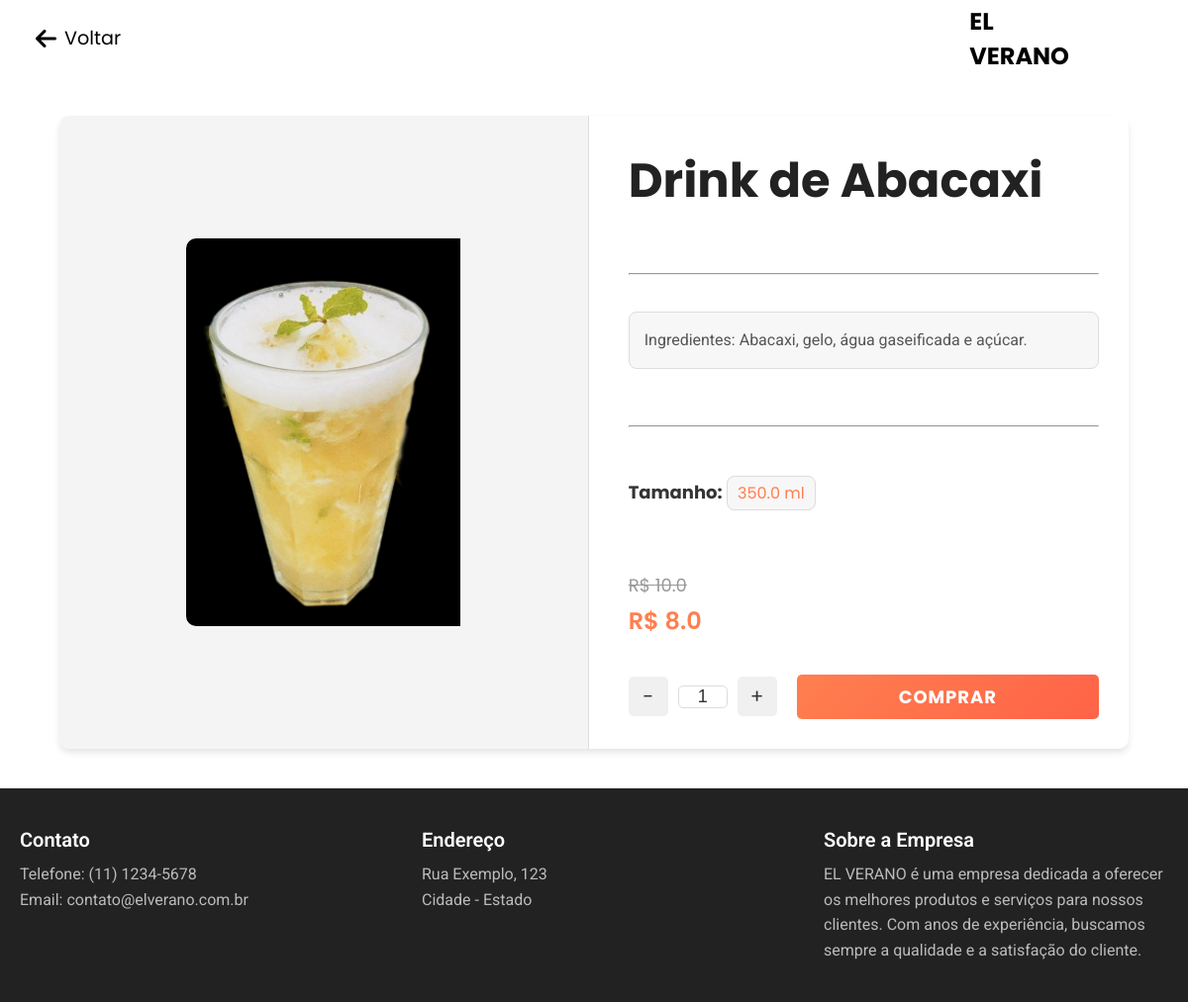
Screenshot of /item/4 with the database file from the repository.
### main.py (models this page shows)
class Produto(db.Model):
    id = db.Column(db.Integer, primary_key=True)
    nome = db.Column(db.String(100), nullable=False)
    descricao = db.Column(db.String(200), nullable=False)
    tamanho = db.Column(db.Float, nullable=False)
    preco = db.Column(db.Float, nullable=False)
    preco_desconto = db.Column(db.Float, nullable=True)
    image = db.Column(db.String(250), nullable=False)
    categoria = db.Column(db.String(50), nullable=False)  # Adicionando a categoria

### main.py (the view)
@app.route('/item/<int:id>')
def item(id):
    produto = Produto.query.get_or_404(id)
    return render_template('item.html', produto=produto)

### templates/item.html (shortened to what this page needs)
<!DOCTYPE html>
<html lang="en">
<head>
    <link rel="stylesheet" href="/static/header-item.css">
    <link rel="stylesheet" href="/static/main-item.css">
    <link rel="stylesheet" href="https://cdnjs.cloudflare.com/ajax/libs/font-awesome/6.7.2/css/all.min.css" />
</head>
<body>
    <header>
        <nav class="nav-bar">
            <div class="nav-left">
                <button class="back-button" onclick="window.location.href='/';">
                    <i class="fa-solid fa-arrow-left"></i> Voltar
                </button>
            </div>
            <div class="logo">
                <h1>EL <br>VERANO</h1>
            </div>
        </nav>
    </header>
    <main>
        <div class="container">
            <div class="div-img">
                <img src="/{{ produto.image }}" alt="{{ produto.nome }}">
            </div>
            <div class="div-texto">
                <div class="titulo">
                    <h1>{{ produto.nome }}</h1>
                </div>
                <hr>
                <div class="descricao">
                    <p>{{ produto.descricao }}</p>
                </div>
                <hr>
                <p class="tamanho"><strong>Tamanho:</strong> <span>{{ produto.tamanho }} ml</span></p>
                <div class="preco">
                    <span class="preco-original">R$ {{ produto.preco | round(2) }}</span>
                    <span class="preco-desconto">R$ {{ produto.preco_desconto | round(2) }}</span>
                </div>
                <div class="buttons">
                    <div class="quantidade-controls">
                        <button id="tirar" class="btn-control">-</button>
                        <input type="text" id="quantidade" value="1" readonly>
                        <button id="botar" class="btn-control">+</button>
                    </div>
                    <a href="{{ url_for('comprar', produto_id=produto.id) }}" class="btn btn-primary">Comprar</a>
                </div>
            </div>
        </div>
    </main>
    <footer>
        <div class="footer-container">
            <div class="footer-section">
                <h3>Contato</h3>
                <p>Telefone: (11) 1234-5678</p>
                <p>Email: contato@elverano.com.br</p>
            </div>
            <div class="footer-section">
                <h3>Endereço</h3>
                <p>Rua Exemplo, 123</p>
                <p>Cidade - Estado</p>
            </div>
            <div class="footer-section">
                <h3>Sobre a Empresa</h3>
                <p>EL VERANO é uma empresa dedicada a oferecer os melhores produtos e serviços para nossos clientes. Com anos de experiência, buscamos sempre a qualidade e a satisfação do cliente.</p>
            </div>
        </div>
    </footer>
</body>
</html>

### static/header-item.css (style rules this page uses)
:root { --cor-primaria: #fff; --cor-secundaria: #f9f9f9; --cor-terciaria: #000000; --cor-quartenaria: #ff7f50; --cor-buttons: linear-gradient(135deg, #ff7f50, #ff6347); --cor-buttons-houver: linear-gradient(135deg, #d2663e, #ef4629); --fonte-principal: 'Roboto', sans-serif; --fonte-secundaria: 'Poppins', sans-serif; }
* { padding: 0; margin: 0; box-sizing: border-box; }
header { position: sticky; top: 0; width: 100%; background-color: var(--cor-primaria); z-index: 3; }
.nav-bar { display: flex; justify-content: space-between; align-items: center; padding: 1.5rem 6rem; font-family: var(--fonte-secundaria); position: relative; }
.nav-left { display: flex; align-items: center; }
.back-button { font-family: var(--fonte-secundaria); background: none; border: none; font-size: 1.2rem; color: var(--cor-terciaria); cursor: pointer; display: flex; align-items: center; gap: 8px; transition: color 0.3s ease; position: relative; left: -60px; }
.back-button i { font-size: 1.5rem; }
.logo { display: flex; justify-content: flex-end; align-items: center; position: absolute; right: 10%; }
.logo h1 { color: var(--cor-terciaria); }

### static/main-item.css (style rules this page uses)
:root { --cor-primaria: #fff; --cor-secundaria: #f9f9f9; --cor-terciaria: #000000; --cor-quartenaria: #ff7f50; --cor-buttons: linear-gradient(135deg, #ff7f50, #ff6347); --cor-buttons-houver: linear-gradient(135deg, #d2663e, #ef4629); --fonte-principal: 'Roboto', sans-serif; --fonte-secundaria: 'Poppins', sans-serif; }
body { background-color: var(--cor-primaria); font-family: 'Roboto', sans-serif; margin: 0; padding: 0; color: #333; }
.container { display: flex; width: 90vw; max-width: 1200px; min-height: 80vh; border-radius: 10px; background-color: var(--cor-primaria); box-shadow: 0 4px 6px rgba(0, 0, 0, 0.1); margin: 40px auto; overflow: hidden; gap: 10px; }
.div-img { width: 50%; display: flex; align-items: center; justify-content: center; background-color: #f4f4f4; border-right: 1px solid #ddd; }
.div-img img { max-width: 100%; max-height: 100%; object-fit: cover; border-radius: 10px 0 0 10px; }
.div-texto { width: 50%; padding: 30px; display: flex; flex-direction: column; justify-content: space-between; }
.titulo { font-family: var(--fonte-secundaria); font-size: 24px; font-weight: 700; color: #222; margin-bottom: 20px; }
.descricao { font-size: 16px; line-height: 1.6; color: #555; background-color: #f7f7f7; border: 1px solid #ddd; border-radius: 8px; padding: 15px; margin-bottom: 20px; }
.tamanho { font-family: var(--fonte-secundaria); font-size: 18px; font-weight: 600; color: #333; padding: 10px 0px; margin-top: 5px; }
.tamanho span { font-size: 16px; color: #ff7f50; font-weight: normal; background-color: #f0f0f0; background-color: #f7f7f7; border: 1px solid #ddd; border-radius: 8px; padding: 5px 10px; }
.preco { font-family: var(--fonte-secundaria); display: flex; flex-direction: column; gap: 5px; margin-top: 20px; }
.preco-original { font-size: 18px; color: #999; text-decoration: line-through; }
.preco-desconto { font-size: 24px; font-weight: 600; color: var(--cor-quartenaria); }
.buttons { display: flex; gap: 20px; }
.quantidade-controls { display: flex; align-items: center; gap: 10px; }
.quantidade-controls .btn-control { font-family: var(--fonte-secundaria); background-color: #f0f0f0; color: #333; border: none; border-radius: 5px; font-size: 20px; width: 40px; height: 40px; cursor: pointer; text-align: center; line-height: 40px; transition: background-color 0.3s ease; }
.quantidade-controls #quantidade { width: 50px; text-align: center; font-size: 18px; border: 1px solid #ddd; border-radius: 5px; background-color: var(--cor-primaria); color: #333; }
.buttons .btn { font-family: var(--fonte-secundaria); background: var(--cor-buttons); flex: 1; height: 45px; border: none; border-radius: 5px; font-size: 18px; font-weight: 700; cursor: pointer; transition: all 0.3s ease; display: flex; justify-content: center; align-items: center; text-transform: uppercase; letter-spacing: 1px; }
a { text-decoration: none; color: var(--cor-primaria); }
footer { background-color: #222; color: var(--cor-primaria); padding: 40px 20px; text-align: left; }
.footer-container { display: flex; justify-content: space-between; max-width: 1200px; margin: 0 auto; gap: 40px; }
.footer-section { width: 30%; }
.footer-section h3 { font-size: 20px; margin-bottom: 10px; font-weight: 600; }
.footer-section p { font-size: 16px; line-height: 1.6; color: #bbb; }

### rows the page displays
Produto: image (picture), nome "Drink de Abacaxi", descricao "Ingredientes: Abacaxi, gelo, água gaseificada e açúcar.", tamanho "350.0", preco "10.0", preco_desconto "8.0"
